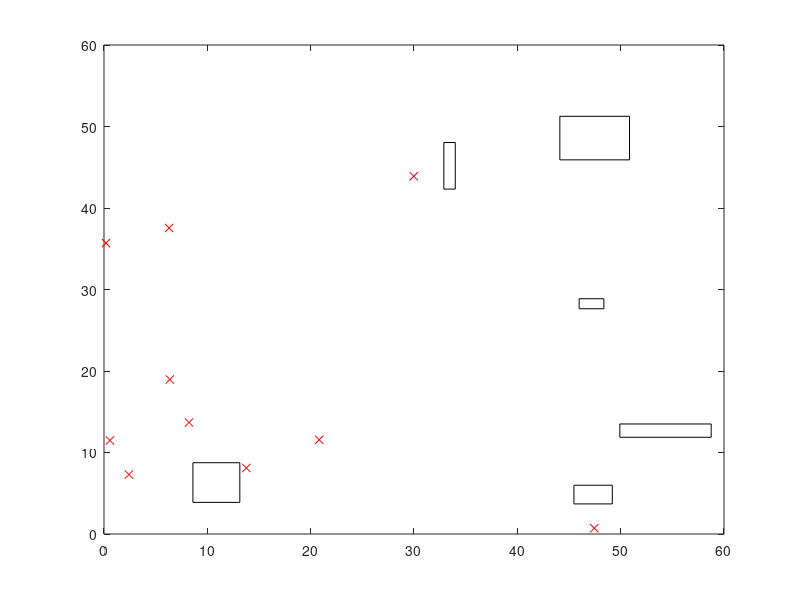

Recreate this plot in MATLAB. (Note: this script raises an error after producing the figure.)
%% Obstacle builder
close all hidden;
%Graph Variables:
Xmax=50;%maximum x-dimension
Ymax=50;%maximum y-dimension

% create 0 matrix with [3 columns: C1 for ID, C2&C3 for coordinates] and 
% [N rows for the nodes]
N=10;
mat=zeros(N,3);
for i = 1:N
    randXN=Xmax*rand;
    randYN=Ymax*rand;
    new=[i randYN randXN];
    mat(i,:)=new;
    
end
figure ('Name','Nodes');
mate=mat(:,[2 3]);
plot(mat(:,2),mat(:,3),'rx')
%scatter(mat(:,2),mat(:,3));

%Bbstacle Variables:
MinObstacleCount=6;%define min amount of obstacles
MaxObstacleCount=20;
ObstacleCount=randi([MinObstacleCount,MaxObstacleCount]);%define max amount of obstacles
ObstacleMatrix=zeros(ObstacleCount,5);%create obstacle matrix for rectangles where columns are: index, x, y, w, h
ObstacleMap=zeros(ObstacleCount,4);
%figure('Name','Obstacles');
%axis([0,50,0,50])
j=1;
while j<=ObstacleCount %while loop for constructing obstacles
    x1=Xmax*rand; %random x coordinate
    y1=Xmax*rand; %random y coordinate
    w=Ymax*rand*0.2+1;  %random width
    h=Ymax*rand*0.1+1;  %random height
    k=1; 
    while k<j+1 %while loop for checking all obstacles for collission with newly made obstacle

        %Define variables
        OM2=ObstacleMatrix(k,2);
        OM3=ObstacleMatrix(k,3);
        xv=ObstacleMatrix(k,2)+ObstacleMatrix(k,4);
        yv=ObstacleMatrix(k,3)+ObstacleMatrix(k,5);
        Ow=x1+w;
        Oh=y1+h;
             %Point in obstacle
             % x and y inside obstacle
             if x1>=OM2 & x1<=xv & y1>=OM3 & y1<=yv
                    x1=Xmax*rand;
                    y1=Xmax*rand;
                    disp('If-statement 1 break');
                    k=1;

%following drawing depicts an obstacle in our state space where every vertice is assigned a number, zo we can describe how the new obstacle could intersect.                     
%     3                 
%     __                 yv.__.                             Oh.__.
% 2  |__|  4               |__| (points on old obstacle)      |__| (points on new obstacle) 
%                       OM3'  'xv                           y1'  'Ow
%     1                    OM2                                x1


             %other possible intersections       
             else
                    % Oh inside interval of obstacle onwards
                    if Oh<=yv & Oh>= OM3
                        % y1 and Oh inside interval of obstacle
                        if y1<=yv & y1>=OM3
                            % x1 outside interval and Ow inside interval of obstacle: 2 intersection fully
                            if x1<=OM2 & x1<=xv & Ow>=OM2 & Ow>=xv 
                                x1=Xmax*rand;
                                y1=Xmax*rand;
                                disp('If-statement 2f break');
                                k=1;
                            % x1 and Ow outside interval of obstacle: 2,4 intersection
                            elseif x1<=OM2 & x1<=xv & Ow<=OM2 & Ow<=xv 
                                x1=Xmax*rand;
                                y1=Xmax*rand;
                                disp('If-statement 2,4 break');
                                k=1;
                            end
                        % Oh inside interval and y1 outside interval
                        elseif y1<=yv & y1<=OM3
                            % x1 and Ow outside interval of obstacle: 2 intersection partially down
                            if x1<=OM2 & x1<=xv & Ow<=OM2 & Ow<=xv
                                x1=Xmax*rand;
                                y1=Xmax*rand;
                                disp('If-statement 2pd break');
                                k=1;
                            % x1 outside and Ow inside interval of obstacle: 2,1 intersection 
                            elseif x1<=OM2 & x1<=xv & Ow>=OM2 & Ow<=xv
                                x1=Xmax*rand;
                                y1=Xmax*rand;
                                disp('If-statement 2,1 break');
                                k=1;
                            % x1 inside and Ow outside interval of obstacle: 1,4 intersection 
                            elseif x1>=OM2 & x1<=xv & Ow>=OM2 & Ow>=xv
                                x1=Xmax*rand;
                                y1=Xmax*rand;
                                disp('If-statement 1,4 break');
                                k=1;
                            % x1 and Ow inside interval of obstacle: 3 intersection fully
                            elseif x1>=OM2 & x1<=-xv & Ow>=OM2 & Ow<=xv
                                x1=Xmax*rand;
                                y1=Xmax*rand;
                                disp('If-statement 3f break');
                                k=1;
                            end
                        end
                    % Oh outside interval of obstacle onwards
                    % x1 inside interval of obstacle
                    elseif x1>=OM2 & x1<=xv
                        % y1 and Oh outside of interval obstacle
                        if y1<=OM3 & y1<=yv & Oh>=OM3 & Oh>=yv
                            % Ow inside interval of obstacle: 1,3 intersection
                            if Ow>=OM2 & Ow<=xv 
                                x1=Xmax*rand;
                                y1=Xmax*rand;
                                disp('If-statement 1,3 break');
                                k=1;
                            % Ow outside interval of obstacle: 1,3 intersection partially right
                            elseif Ow>=OM2 & Ow>=xv
                                x1=Xmax*rand;
                                y1=Xmax*rand;
                                disp('If-statement 1,3pr break');
                                k=1;
                            end
                        end
                    % x1 outside interval of obstacle onwards
                    elseif x1<=OM2 & x1<=xv
                        % Ow inside interval of obstacle
                        if Ow>=OM2 & Ow<=xv
                            % y1 inside and Oh outside interval of obstacle: 2,3 intersection
                            if y1>=OM3 & y1<=yv & Oh>=OM3 & Oh>=yv
                                x1=Xmax*rand;
                                y1=Xmax*rand;
                                disp('If-statement 2,3 break');
                                k=1;
                            % y1 and Oh outside interval of obstacle: 1,3 intersection partially left
                            elseif y1<=OM3 & y1<=yv & Oh>=OM3 & Oh>=yv
                                x1=Xmax*rand;
                                y1=Xmax*rand;
                                disp('If-statement 1,3pl break');
                                k=1;
                            end
                        end
                    % y1 inside and x1, Ow and Oh outside interval obstacle: 2 intersection partially up
                    elseif y1>=OM3 & y1<=yv & x1<=OM2 & x1<=xv & Ow>=OM2 & Ow>=xv & Oh>=OM3 & Oh>=yv
                        x1=Xmax*rand;
                        y1=Xmax*rand;
                        disp('If-statement 2pu break');
                        k=1;
                    %encapsulation obstacle
                    elseif y1<=OM3 & y1<=Oh & Oh>=OM3 & Oh>=yv & x1<=OM2 & x1<=xv & Ow>=OM2 & Ow>=xv
                        x1=Xmax*rand;
                        y1=Xmax*rand;
                        disp('If-statement e break');
                        k=1;
                    else
                        k=k+1;
                    end
             end
                                  
    	    k=k+1;
     end
        
    Obstacle=[j,x1,y1,w,h];
    ObstacleMatrix(j,:)=Obstacle;
    Obstaclemapper=[x1,y1,x1+w,y1+h]; %map of obstacles with [x1,y1,x2,y2]
    ObstacleMap(j,:)=Obstaclemapper;
    rectangle('position', Obstacle(:,[2,3,4,5]));
    j=j+1;
end
writematrix(ObstacleMap, 'ObstacleMap.csv');
writematrix(ObstacleMatrix, 'RectangleMatrix.csv');




 
  